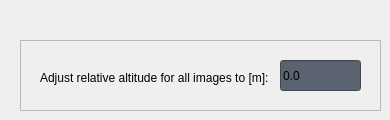
                   <widget class="QWidget" name="imp_stack_height">
                    <widget class="QFrame" name="frame_adj_rel_height">
                     <property name="enabled">
                      <bool>true</bool>
                     </property>
                     <property name="geometry">
                      <rect>
                       <x>20</x>
                       <y>40</y>
                       <width>361</width>
                       <height>71</height>
                      </rect>
                     </property>
                     <property name="frameShape">
                      <enum>QFrame::Shape::StyledPanel</enum>
                     </property>
                     <property name="frameShadow">
                      <enum>QFrame::Shadow::Raised</enum>
                     </property>
                     <widget class="QLineEdit" name="input_adj_rel_height">
                      <property name="geometry">
                       <rect>
                        <x>260</x>
                        <y>20</y>
                        <width>81</width>
                        <height>31</height>
                       </rect>
                      </property>
                      <property name="font">
                       <font>
                        <pointsize>9</pointsize>
                       </font>
                      </property>
                      <property name="styleSheet">
                       <string notr="true">background-color: rgb(92,99, 112)</string>
                      </property>
                      <property name="text">
                       <string>0.0</string>
                      </property>
                     </widget>
                     <widget class="QLabel" name="label_37">
                      <property name="geometry">
                       <rect>
                        <x>20</x>
                        <y>30</y>
                        <width>231</width>
                        <height>16</height>
                       </rect>
                      </property>
                      <property name="text">
                       <string>Adjust relative altitude for all images to [m]:</string>
                      </property>
                     </widget>
                    </widget>
                   </widget>
